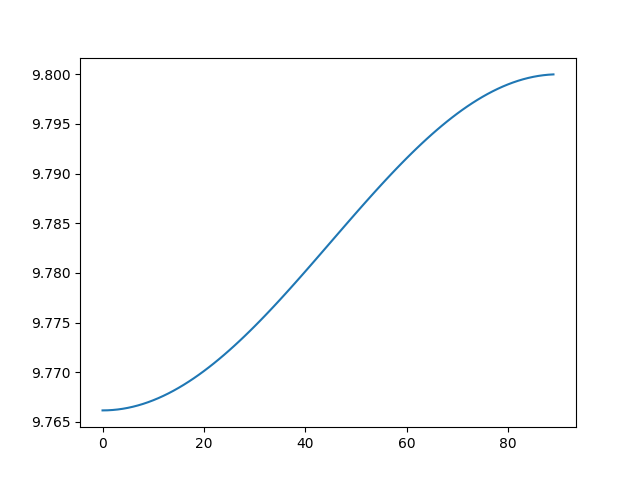

Write Python code to recreate this figure.
import matplotlib.pyplot as plt
import numpy as np
import math

R=6400000
l=np.arange(0,90,1)
t=24*60*60
g=9.8

omega=(2*math.pi)/t
W=[]
radian=[]
for i in l:
    ans=math.radians(i)
    radian.append(ans)


for j in radian:
    g_l=g-R*(omega**2)*(math.pow(math.cos(j),2))
    
    W.append(g_l)

plt.plot(l,W)
plt.show()
